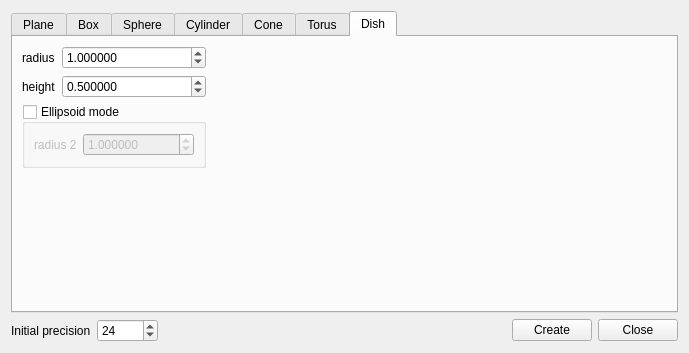
<?xml version="1.0" encoding="UTF-8"?>
<ui version="4.0">
 <class>PrimitiveFactoryDlg</class>
 <widget class="QDialog" name="PrimitiveFactoryDlg">
  <property name="geometry">
   <rect>
    <x>0</x>
    <y>0</y>
    <width>689</width>
    <height>353</height>
   </rect>
  </property>
  <property name="windowTitle">
   <string>Primitive factory</string>
  </property>
  <layout class="QVBoxLayout" name="verticalLayout_6">
   <item>
    <widget class="QTabWidget" name="tabWidget">
     <property name="currentIndex">
      <number>6</number>
     </property>
     <widget class="QWidget" name="planeTab">
      <attribute name="icon">
       <iconset resource="../icones.qrc">
        <normaloff>:/CC/images/primPlane.gif</normaloff>:/CC/images/primPlane.gif</iconset>
      </attribute>
      <attribute name="title">
       <string>Plane</string>
      </attribute>
      <layout class="QGridLayout" name="gridLayout">
       <item row="0" column="0">
        <layout class="QFormLayout" name="formLayout">
         <item row="0" column="0">
          <widget class="QLabel" name="label">
           <property name="text">
            <string notr="true">dx</string>
           </property>
          </widget>
         </item>
         <item row="0" column="1">
          <widget class="QDoubleSpinBox" name="planeWidthDoubleSpinBox">
           <property name="decimals">
            <number>6</number>
           </property>
           <property name="minimum">
            <double>0.000001000000000</double>
           </property>
           <property name="maximum">
            <double>100000000.000000000000000</double>
           </property>
           <property name="value">
            <double>1.000000000000000</double>
           </property>
          </widget>
         </item>
         <item row="1" column="0">
          <widget class="QLabel" name="label_2">
           <property name="text">
            <string notr="true">dy</string>
           </property>
          </widget>
         </item>
         <item row="1" column="1">
          <widget class="QDoubleSpinBox" name="planeHeightDoubleSpinBox">
           <property name="decimals">
            <number>6</number>
           </property>
           <property name="minimum">
            <double>0.000001000000000</double>
           </property>
           <property name="maximum">
            <double>100000000.000000000000000</double>
           </property>
           <property name="value">
            <double>1.000000000000000</double>
           </property>
          </widget>
         </item>
        </layout>
       </item>
       <item row="0" column="1">
        <spacer name="horizontalSpacer">
         <property name="orientation">
          <enum>Qt::Horizontal</enum>
         </property>
         <property name="sizeHint" stdset="0">
          <size>
           <width>333</width>
           <height>20</height>
          </size>
         </property>
        </spacer>
       </item>
       <item row="1" column="0">
        <spacer name="verticalSpacer">
         <property name="orientation">
          <enum>Qt::Vertical</enum>
         </property>
         <property name="sizeHint" stdset="0">
          <size>
           <width>20</width>
           <height>111</height>
          </size>
         </property>
        </spacer>
       </item>
      </layout>
     </widget>
     <widget class="QWidget" name="boxTab">
      <attribute name="icon">
       <iconset resource="../icones.qrc">
        <normaloff>:/CC/images/primBox.gif</normaloff>:/CC/images/primBox.gif</iconset>
      </attribute>
      <attribute name="title">
       <string>Box</string>
      </attribute>
      <layout class="QGridLayout" name="gridLayout_2">
       <item row="0" column="0">
        <layout class="QFormLayout" name="formLayout_2">
         <item row="0" column="0">
          <widget class="QLabel" name="label_3">
           <property name="text">
            <string notr="true">dx</string>
           </property>
          </widget>
         </item>
         <item row="0" column="1">
          <widget class="QDoubleSpinBox" name="boxDxDoubleSpinBox">
           <property name="decimals">
            <number>6</number>
           </property>
           <property name="minimum">
            <double>0.000001000000000</double>
           </property>
           <property name="maximum">
            <double>100000000.000000000000000</double>
           </property>
           <property name="value">
            <double>1.000000000000000</double>
           </property>
          </widget>
         </item>
         <item row="1" column="0">
          <widget class="QLabel" name="label_4">
           <property name="text">
            <string notr="true">dy</string>
           </property>
          </widget>
         </item>
         <item row="1" column="1">
          <widget class="QDoubleSpinBox" name="boxDyDoubleSpinBox">
           <property name="decimals">
            <number>6</number>
           </property>
           <property name="minimum">
            <double>0.000001000000000</double>
           </property>
           <property name="maximum">
            <double>100000000.000000000000000</double>
           </property>
           <property name="value">
            <double>1.000000000000000</double>
           </property>
          </widget>
         </item>
         <item row="2" column="0">
          <widget class="QLabel" name="label_5">
           <property name="text">
            <string notr="true">dz</string>
           </property>
          </widget>
         </item>
         <item row="2" column="1">
          <widget class="QDoubleSpinBox" name="boxDzDoubleSpinBox">
           <property name="decimals">
            <number>6</number>
           </property>
           <property name="minimum">
            <double>0.000001000000000</double>
           </property>
           <property name="maximum">
            <double>100000000.000000000000000</double>
           </property>
           <property name="value">
            <double>1.000000000000000</double>
           </property>
          </widget>
         </item>
        </layout>
       </item>
       <item row="0" column="1">
        <spacer name="horizontalSpacer_2">
         <property name="orientation">
          <enum>Qt::Horizontal</enum>
         </property>
         <property name="sizeHint" stdset="0">
          <size>
           <width>334</width>
           <height>20</height>
          </size>
         </property>
        </spacer>
       </item>
       <item row="1" column="0">
        <spacer name="verticalSpacer_2">
         <property name="orientation">
          <enum>Qt::Vertical</enum>
         </property>
         <property name="sizeHint" stdset="0">
          <size>
           <width>20</width>
           <height>85</height>
          </size>
         </property>
        </spacer>
       </item>
      </layout>
     </widget>
     <widget class="QWidget" name="sphereTab">
      <attribute name="icon">
       <iconset resource="../icones.qrc">
        <normaloff>:/CC/images/primSphere.gif</normaloff>:/CC/images/primSphere.gif</iconset>
      </attribute>
      <attribute name="title">
       <string>Sphere</string>
      </attribute>
      <layout class="QGridLayout" name="gridLayout_3">
       <item row="0" column="0">
        <layout class="QHBoxLayout" name="horizontalLayout">
         <item>
          <widget class="QLabel" name="label_6">
           <property name="text">
            <string>radius</string>
           </property>
          </widget>
         </item>
         <item>
          <widget class="QDoubleSpinBox" name="sphereRadiusDoubleSpinBox">
           <property name="decimals">
            <number>6</number>
           </property>
           <property name="minimum">
            <double>0.000001000000000</double>
           </property>
           <property name="maximum">
            <double>100000000.000000000000000</double>
           </property>
           <property name="value">
            <double>2.000000000000000</double>
           </property>
          </widget>
         </item>
        </layout>
       </item>
       <item row="0" column="1">
        <spacer name="horizontalSpacer_3">
         <property name="orientation">
          <enum>Qt::Horizontal</enum>
         </property>
         <property name="sizeHint" stdset="0">
          <size>
           <width>317</width>
           <height>20</height>
          </size>
         </property>
        </spacer>
       </item>
       <item row="3" column="0">
        <spacer name="verticalSpacer_3">
         <property name="orientation">
          <enum>Qt::Vertical</enum>
         </property>
         <property name="sizeHint" stdset="0">
          <size>
           <width>20</width>
           <height>136</height>
          </size>
         </property>
        </spacer>
       </item>
       <item row="1" column="0">
        <widget class="QGroupBox" name="groupBox">
         <property name="title">
          <string>Position</string>
         </property>
         <layout class="QGridLayout" name="gridLayout_7">
          <item row="2" column="0">
           <widget class="QLabel" name="label_21">
            <property name="text">
             <string notr="true">y</string>
            </property>
           </widget>
          </item>
          <item row="1" column="1">
           <widget class="QDoubleSpinBox" name="spherePosXDoubleSpinBox">
            <property name="decimals">
             <number>6</number>
            </property>
            <property name="minimum">
             <double>-1000000000.000000000000000</double>
            </property>
            <property name="maximum">
             <double>1000000000.000000000000000</double>
            </property>
           </widget>
          </item>
          <item row="2" column="1">
           <widget class="QDoubleSpinBox" name="spherePosYDoubleSpinBox">
            <property name="decimals">
             <number>6</number>
            </property>
            <property name="minimum">
             <double>-1000000000.000000000000000</double>
            </property>
            <property name="maximum">
             <double>1000000000.000000000000000</double>
            </property>
           </widget>
          </item>
          <item row="3" column="1">
           <widget class="QDoubleSpinBox" name="spherePosZDoubleSpinBox">
            <property name="decimals">
             <number>6</number>
            </property>
            <property name="minimum">
             <double>-1000000000.000000000000000</double>
            </property>
            <property name="maximum">
             <double>1000000000.000000000000000</double>
            </property>
           </widget>
          </item>
          <item row="3" column="0">
           <widget class="QLabel" name="label_22">
            <property name="text">
             <string notr="true">z</string>
            </property>
           </widget>
          </item>
          <item row="1" column="0">
           <widget class="QLabel" name="label_20">
            <property name="text">
             <string notr="true">x</string>
            </property>
           </widget>
          </item>
          <item row="5" column="0" colspan="2">
           <layout class="QHBoxLayout" name="horizontalLayout_3">
            <property name="topMargin">
             <number>0</number>
            </property>
            <property name="rightMargin">
             <number>0</number>
            </property>
            <item>
             <widget class="QPushButton" name="spherePosToOriginButton">
              <property name="toolTip">
               <string>Set position to origin</string>
              </property>
              <property name="text">
               <string>clear</string>
              </property>
             </widget>
            </item>
            <item>
             <widget class="QPushButton" name="spherePosFromClipboardButton">
              <property name="toolTip">
               <string>Try to interpret clipboard contents as position (&quot;x y z&quot;)</string>
              </property>
              <property name="text">
               <string>clipboard</string>
              </property>
             </widget>
            </item>
           </layout>
          </item>
         </layout>
        </widget>
       </item>
      </layout>
     </widget>
     <widget class="QWidget" name="cylTab">
      <attribute name="icon">
       <iconset resource="../icones.qrc">
        <normaloff>:/CC/images/primCylinder.gif</normaloff>:/CC/images/primCylinder.gif</iconset>
      </attribute>
      <attribute name="title">
       <string>Cylinder</string>
      </attribute>
      <layout class="QGridLayout" name="gridLayout_6">
       <item row="0" column="0">
        <layout class="QFormLayout" name="formLayout_6">
         <item row="0" column="0">
          <widget class="QLabel" name="label_7">
           <property name="text">
            <string>radius</string>
           </property>
          </widget>
         </item>
         <item row="0" column="1">
          <widget class="QDoubleSpinBox" name="cylRadiusDoubleSpinBox">
           <property name="decimals">
            <number>6</number>
           </property>
           <property name="minimum">
            <double>0.000001000000000</double>
           </property>
           <property name="maximum">
            <double>100000000.000000000000000</double>
           </property>
           <property name="value">
            <double>2.000000000000000</double>
           </property>
          </widget>
         </item>
         <item row="1" column="0">
          <widget class="QLabel" name="label_8">
           <property name="text">
            <string>height</string>
           </property>
          </widget>
         </item>
         <item row="1" column="1">
          <widget class="QDoubleSpinBox" name="cylHeightDoubleSpinBox">
           <property name="decimals">
            <number>6</number>
           </property>
           <property name="minimum">
            <double>0.000001000000000</double>
           </property>
           <property name="maximum">
            <double>100000000.000000000000000</double>
           </property>
           <property name="value">
            <double>5.000000000000000</double>
           </property>
          </widget>
         </item>
        </layout>
       </item>
       <item row="0" column="1">
        <spacer name="horizontalSpacer_6">
         <property name="orientation">
          <enum>Qt::Horizontal</enum>
         </property>
         <property name="sizeHint" stdset="0">
          <size>
           <width>316</width>
           <height>20</height>
          </size>
         </property>
        </spacer>
       </item>
       <item row="1" column="0">
        <spacer name="verticalSpacer_6">
         <property name="orientation">
          <enum>Qt::Vertical</enum>
         </property>
         <property name="sizeHint" stdset="0">
          <size>
           <width>20</width>
           <height>111</height>
          </size>
         </property>
        </spacer>
       </item>
      </layout>
     </widget>
     <widget class="QWidget" name="coneTab">
      <attribute name="icon">
       <iconset resource="../icones.qrc">
        <normaloff>:/CC/images/primCone.gif</normaloff>:/CC/images/primCone.gif</iconset>
      </attribute>
      <attribute name="title">
       <string>Cone</string>
      </attribute>
      <layout class="QGridLayout" name="gridLayout_4">
       <item row="0" column="0">
        <layout class="QVBoxLayout" name="verticalLayout">
         <item>
          <layout class="QFormLayout" name="formLayout_4">
           <item row="0" column="0">
            <widget class="QLabel" name="label_10">
             <property name="text">
              <string>top radius</string>
             </property>
            </widget>
           </item>
           <item row="0" column="1">
            <widget class="QDoubleSpinBox" name="coneTopRadiusDoubleSpinBox">
             <property name="decimals">
              <number>6</number>
             </property>
             <property name="minimum">
              <double>0.000000000000000</double>
             </property>
             <property name="maximum">
              <double>100000000.000000000000000</double>
             </property>
             <property name="value">
              <double>0.000000000000000</double>
             </property>
            </widget>
           </item>
           <item row="1" column="0">
            <widget class="QLabel" name="label_9">
             <property name="text">
              <string>bottom radius</string>
             </property>
            </widget>
           </item>
           <item row="1" column="1">
            <widget class="QDoubleSpinBox" name="coneBottomRadiusDoubleSpinBox">
             <property name="decimals">
              <number>6</number>
             </property>
             <property name="minimum">
              <double>0.000000000000000</double>
             </property>
             <property name="maximum">
              <double>100000000.000000000000000</double>
             </property>
             <property name="value">
              <double>2.000000000000000</double>
             </property>
            </widget>
           </item>
           <item row="2" column="0">
            <widget class="QLabel" name="label_11">
             <property name="text">
              <string>height</string>
             </property>
            </widget>
           </item>
           <item row="2" column="1">
            <widget class="QDoubleSpinBox" name="coneHeightDoubleSpinBox">
             <property name="decimals">
              <number>6</number>
             </property>
             <property name="minimum">
              <double>0.000001000000000</double>
             </property>
             <property name="maximum">
              <double>100000000.000000000000000</double>
             </property>
             <property name="value">
              <double>3.000000000000000</double>
             </property>
            </widget>
           </item>
          </layout>
         </item>
         <item>
          <widget class="QGroupBox" name="snoutGroupBox">
           <property name="title">
            <string>Snout mode</string>
           </property>
           <property name="checkable">
            <bool>true</bool>
           </property>
           <property name="checked">
            <bool>false</bool>
           </property>
           <layout class="QFormLayout" name="formLayout_3">
            <item row="0" column="0">
             <widget class="QLabel" name="label_12">
              <property name="toolTip">
               <string>displacement of axes along X-axis</string>
              </property>
              <property name="statusTip">
               <string>displacement of axes along X-axis</string>
              </property>
              <property name="text">
               <string>x offset</string>
              </property>
             </widget>
            </item>
            <item row="0" column="1">
             <widget class="QDoubleSpinBox" name="coneXOffsetDoubleSpinBox">
              <property name="decimals">
               <number>6</number>
              </property>
              <property name="minimum">
               <double>0.000000000000000</double>
              </property>
              <property name="maximum">
               <double>100000000.000000000000000</double>
              </property>
              <property name="value">
               <double>0.000000000000000</double>
              </property>
             </widget>
            </item>
            <item row="1" column="0">
             <widget class="QLabel" name="label_13">
              <property name="toolTip">
               <string>displacement of axes along Y-axis</string>
              </property>
              <property name="statusTip">
               <string>displacement of axes along Y-axis</string>
              </property>
              <property name="text">
               <string>y offset</string>
              </property>
             </widget>
            </item>
            <item row="1" column="1">
             <widget class="QDoubleSpinBox" name="coneYOffsetDoubleSpinBox">
              <property name="decimals">
               <number>6</number>
              </property>
              <property name="minimum">
               <double>0.000000000000000</double>
              </property>
              <property name="maximum">
               <double>100000000.000000000000000</double>
              </property>
              <property name="value">
               <double>0.000000000000000</double>
              </property>
             </widget>
            </item>
           </layout>
          </widget>
         </item>
        </layout>
       </item>
       <item row="0" column="1">
        <spacer name="horizontalSpacer_4">
         <property name="orientation">
          <enum>Qt::Horizontal</enum>
         </property>
         <property name="sizeHint" stdset="0">
          <size>
           <width>278</width>
           <height>20</height>
          </size>
         </property>
        </spacer>
       </item>
       <item row="1" column="0">
        <spacer name="verticalSpacer_4">
         <property name="orientation">
          <enum>Qt::Vertical</enum>
         </property>
         <property name="sizeHint" stdset="0">
          <size>
           <width>20</width>
           <height>25</height>
          </size>
         </property>
        </spacer>
       </item>
      </layout>
     </widget>
     <widget class="QWidget" name="torusTab">
      <attribute name="icon">
       <iconset resource="../icones.qrc">
        <normaloff>:/CC/images/primTorus.gif</normaloff>:/CC/images/primTorus.gif</iconset>
      </attribute>
      <attribute name="title">
       <string>Torus</string>
      </attribute>
      <layout class="QGridLayout" name="gridLayout_5">
       <item row="0" column="0">
        <layout class="QVBoxLayout" name="verticalLayout_2">
         <item>
          <layout class="QFormLayout" name="formLayout_5">
           <item row="0" column="0">
            <widget class="QLabel" name="label_14">
             <property name="text">
              <string>inside radius</string>
             </property>
            </widget>
           </item>
           <item row="0" column="1">
            <widget class="QDoubleSpinBox" name="torusInsideRadiusDoubleSpinBox">
             <property name="decimals">
              <number>6</number>
             </property>
             <property name="minimum">
              <double>0.000001000000000</double>
             </property>
             <property name="maximum">
              <double>100000000.000000000000000</double>
             </property>
             <property name="value">
              <double>1.000000000000000</double>
             </property>
            </widget>
           </item>
           <item row="1" column="0">
            <widget class="QLabel" name="label_15">
             <property name="text">
              <string>outside radius</string>
             </property>
            </widget>
           </item>
           <item row="1" column="1">
            <widget class="QDoubleSpinBox" name="torusOutsideRadiusDoubleSpinBox">
             <property name="decimals">
              <number>6</number>
             </property>
             <property name="minimum">
              <double>0.000001000000000</double>
             </property>
             <property name="maximum">
              <double>100000000.000000000000000</double>
             </property>
             <property name="value">
              <double>1.500000000000000</double>
             </property>
            </widget>
           </item>
           <item row="2" column="0">
            <widget class="QLabel" name="label_16">
             <property name="text">
              <string>angle (degrees)</string>
             </property>
            </widget>
           </item>
           <item row="2" column="1">
            <widget class="QDoubleSpinBox" name="torusAngleDoubleSpinBox">
             <property name="decimals">
              <number>6</number>
             </property>
             <property name="minimum">
              <double>0.000001000000000</double>
             </property>
             <property name="maximum">
              <double>360.000000000000000</double>
             </property>
             <property name="value">
              <double>360.000000000000000</double>
             </property>
            </widget>
           </item>
          </layout>
         </item>
         <item>
          <widget class="QGroupBox" name="torusRectGroupBox">
           <property name="title">
            <string>Rectangular section</string>
           </property>
           <property name="checkable">
            <bool>true</bool>
           </property>
           <property name="checked">
            <bool>false</bool>
           </property>
           <layout class="QHBoxLayout" name="horizontalLayout_2">
            <item>
             <widget class="QLabel" name="label_17">
              <property name="text">
               <string>inside radius</string>
              </property>
             </widget>
            </item>
            <item>
             <widget class="QDoubleSpinBox" name="torusRectSectionHeightDoubleSpinBox">
              <property name="decimals">
               <number>6</number>
              </property>
              <property name="minimum">
               <double>0.000001000000000</double>
              </property>
              <property name="maximum">
               <double>100000000.000000000000000</double>
              </property>
              <property name="value">
               <double>1.000000000000000</double>
              </property>
             </widget>
            </item>
           </layout>
          </widget>
         </item>
        </layout>
       </item>
       <item row="0" column="1">
        <spacer name="horizontalSpacer_5">
         <property name="orientation">
          <enum>Qt::Horizontal</enum>
         </property>
         <property name="sizeHint" stdset="0">
          <size>
           <width>267</width>
           <height>20</height>
          </size>
         </property>
        </spacer>
       </item>
       <item row="1" column="0">
        <spacer name="verticalSpacer_5">
         <property name="orientation">
          <enum>Qt::Vertical</enum>
         </property>
         <property name="sizeHint" stdset="0">
          <size>
           <width>20</width>
           <height>24</height>
          </size>
         </property>
        </spacer>
       </item>
      </layout>
     </widget>
     <widget class="QWidget" name="dishTab">
      <attribute name="icon">
       <iconset resource="../icones.qrc">
        <normaloff>:/CC/images/primDish.gif</normaloff>:/CC/images/primDish.gif</iconset>
      </attribute>
      <attribute name="title">
       <string>Dish</string>
      </attribute>
      <layout class="QGridLayout" name="gridLayout_13">
       <item row="0" column="0">
        <layout class="QVBoxLayout" name="verticalLayout_5">
         <item>
          <layout class="QFormLayout" name="formLayout_13">
           <item row="0" column="0">
            <widget class="QLabel" name="label_18">
             <property name="text">
              <string>radius</string>
             </property>
            </widget>
           </item>
           <item row="0" column="1">
            <widget class="QDoubleSpinBox" name="dishRadiusDoubleSpinBox">
             <property name="decimals">
              <number>6</number>
             </property>
             <property name="minimum">
              <double>0.000001000000000</double>
             </property>
             <property name="maximum">
              <double>100000000.000000000000000</double>
             </property>
             <property name="value">
              <double>1.000000000000000</double>
             </property>
            </widget>
           </item>
           <item row="1" column="0">
            <widget class="QLabel" name="label_19">
             <property name="text">
              <string>height</string>
             </property>
            </widget>
           </item>
           <item row="1" column="1">
            <widget class="QDoubleSpinBox" name="dishHeightDoubleSpinBox">
             <property name="decimals">
              <number>6</number>
             </property>
             <property name="minimum">
              <double>0.000001000000000</double>
             </property>
             <property name="maximum">
              <double>100000000.000000000000000</double>
             </property>
             <property name="value">
              <double>0.500000000000000</double>
             </property>
            </widget>
           </item>
          </layout>
         </item>
         <item>
          <widget class="QGroupBox" name="dishEllipsoidGroupBox">
           <property name="title">
            <string>Ellipsoid mode</string>
           </property>
           <property name="checkable">
            <bool>true</bool>
           </property>
           <property name="checked">
            <bool>false</bool>
           </property>
           <layout class="QHBoxLayout" name="horizontalLayout_5">
            <item>
             <widget class="QLabel" name="label_39">
              <property name="text">
               <string>radius 2</string>
              </property>
             </widget>
            </item>
            <item>
             <widget class="QDoubleSpinBox" name="dishRadius2DoubleSpinBox">
              <property name="decimals">
               <number>6</number>
              </property>
              <property name="minimum">
               <double>0.000001000000000</double>
              </property>
              <property name="maximum">
               <double>100000000.000000000000000</double>
              </property>
              <property name="value">
               <double>1.000000000000000</double>
              </property>
             </widget>
            </item>
           </layout>
          </widget>
         </item>
        </layout>
       </item>
       <item row="0" column="1">
        <spacer name="horizontalSpacer_13">
         <property name="orientation">
          <enum>Qt::Horizontal</enum>
         </property>
         <property name="sizeHint" stdset="0">
          <size>
           <width>288</width>
           <height>20</height>
          </size>
         </property>
        </spacer>
       </item>
       <item row="1" column="0">
        <spacer name="verticalSpacer_13">
         <property name="orientation">
          <enum>Qt::Vertical</enum>
         </property>
         <property name="sizeHint" stdset="0">
          <size>
           <width>20</width>
           <height>50</height>
          </size>
         </property>
        </spacer>
       </item>
      </layout>
     </widget>
    </widget>
   </item>
   <item>
    <layout class="QHBoxLayout" name="horizontalLayout_6">
     <item>
      <widget class="QLabel" name="label_40">
       <property name="text">
        <string>Initial precision</string>
       </property>
      </widget>
     </item>
     <item>
      <widget class="QSpinBox" name="precisionSpinBox">
       <property name="minimum">
        <number>4</number>
       </property>
       <property name="maximum">
        <number>65536</number>
       </property>
       <property name="singleStep">
        <number>4</number>
       </property>
       <property name="value">
        <number>24</number>
       </property>
      </widget>
     </item>
     <item>
      <spacer name="horizontalSpacer_14">
       <property name="orientation">
        <enum>Qt::Horizontal</enum>
       </property>
       <property name="sizeHint" stdset="0">
        <size>
         <width>40</width>
         <height>20</height>
        </size>
       </property>
      </spacer>
     </item>
     <item>
      <widget class="QPushButton" name="createPushButton">
       <property name="text">
        <string>Create</string>
       </property>
      </widget>
     </item>
     <item>
      <widget class="QPushButton" name="closePushButton">
       <property name="text">
        <string>Close</string>
       </property>
      </widget>
     </item>
    </layout>
   </item>
   <item>
    <spacer name="verticalSpacer_14">
     <property name="orientation">
      <enum>Qt::Vertical</enum>
     </property>
     <property name="sizeHint" stdset="0">
      <size>
       <width>20</width>
       <height>2</height>
      </size>
     </property>
    </spacer>
   </item>
  </layout>
 </widget>
 <resources>
  <include location="../icones.qrc"/>
 </resources>
 <connections/>
</ui>
